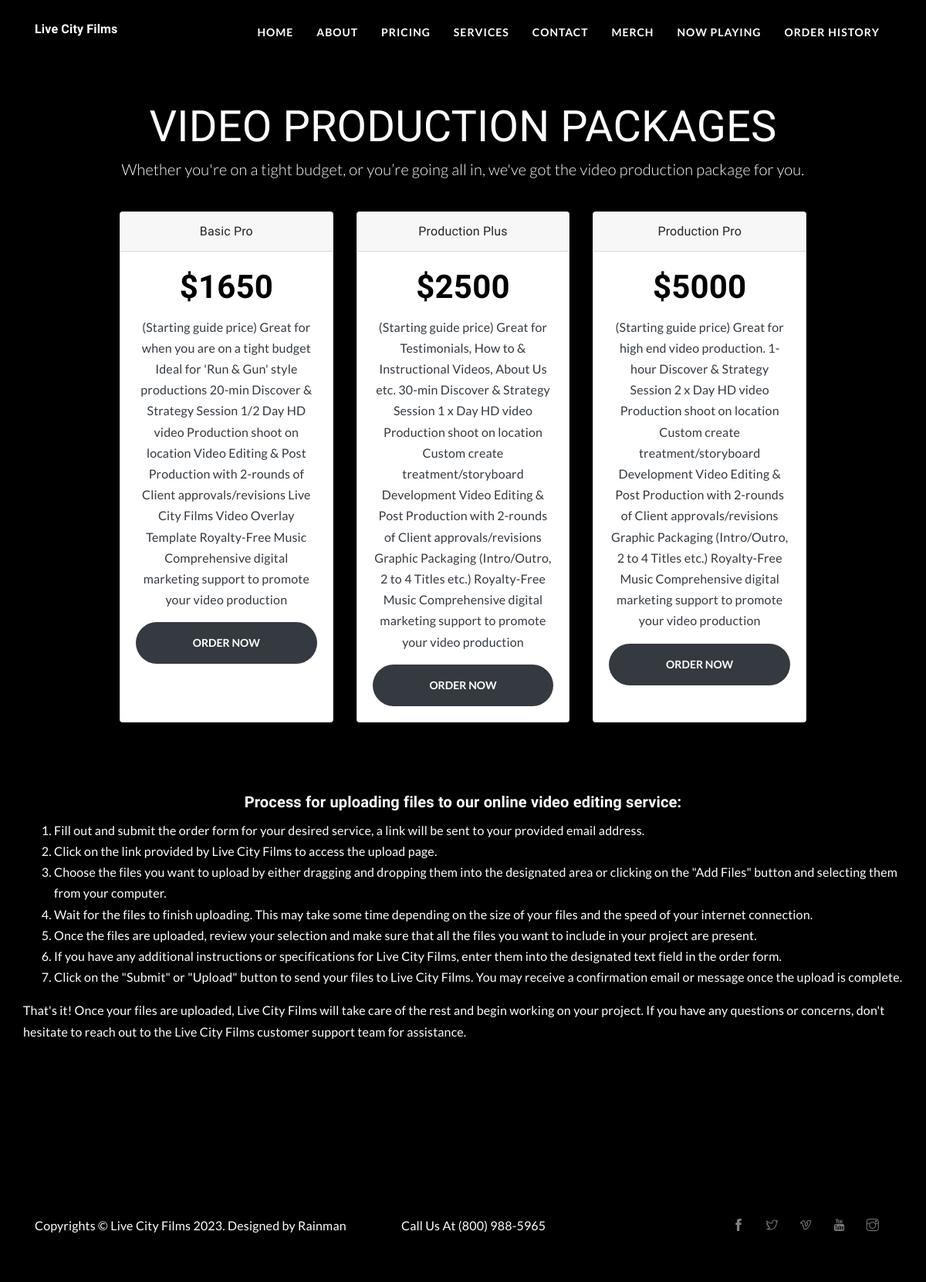
Page /pricing/ (signed in) on the committed database.
### films/models.py (models this page shows, shortened)
class Product(models.Model):
    id = models.BigAutoField(
        primary_key=True
    )
    name = models.CharField(
        max_length=70,
        verbose_name='Product Name'
    )
    description = models.TextField(
        max_length=800,
        verbose_name='Description'
    )
    price = models.FloatField(
        verbose_name='Price',
        validators=[
            validators.MinValueValidator(50),
            validators.MaxValueValidator(100000)
        ]
    )

### films/views.py (the view)
# urls.py: path('pricing/', Pricing.as_view(), name="pricing"),
class Pricing(TemplateView):
    model = Product
    template_name = "films/pricing.html"
    pk_url_kwarg = 'id'
    def get_context_data(self, **kwargs):
        products = Product.objects.all()
        context = super(Pricing,
                        self).get_context_data(**kwargs)
        context.update({
            "products": products,
        })
        return context

### films/templates/films/pricing.html (shortened to what this page needs)
{% extends 'films/base.html' %}
{% load static %}
{% block body %}
<body>
<section class=" portfolio">
	<div class="container hero">
		<div class="row mb-5 justify-content-center">
	      	<div class="col-10 text-center">
				<div class="pricing-header px-3 py-3 pt-md-5 pb-md-4 mx-auto text-center">
					<h1 class="display-4">VIDEO PRODUCTION PACKAGES</h1>
					<p class="lead">Whether you're on a tight budget, or you’re going all in, we've got the video production package for you.</p>
				  </div>
				  <div class="container">
					<div class="card-deck mb-3 text-center">
						{% for product in products %}
					  <div class="card mb-4 box-shadow">
						<div class="card-header">
						  <h5 class="my-0 font-weight-normal">{{ product.name }}</h5>
						</div>
						<div class="card-body d-flex flex-column">
						  <h2 class="card-title pricing-card-title">${{ product.price|floatformat  }} </h2>
						   <p class="text-center text-dark">{{ product.description}}</p>
						  <form action="{% url 'films:create-checkout-session' product.id %}" method="POST">
						  <button type="submit" class="btn btn-lg btn-block btn-dark">ORDER NOW</button>
						  </form>
						</div>
					  </div>
					  {% endfor %}
					</div>
	      	</div>
    	</div>
		<h4 class="mt-5">Process for uploading files to our online video editing service:</h4>
		<ol style="color:white;">
			<li>Fill out and submit the order form for your desired service, a link will be sent to your provided email address.</li>
			<li>Click on the link provided by Live City Films to access the upload page.</li>
			<li>Choose the files you want to upload by either dragging and dropping them into the designated area or clicking on the "Add Files" button and selecting them from your computer.</li>
			<li>Wait for the files to finish uploading. This may take some time depending on the size of your files and the speed of your internet connection.</li>
			<li>Once the files are uploaded, review your selection and make sure that all the files you want to include in your project are present.</li>
			<li>If you have any additional instructions or specifications for Live City Films, enter them into the designated text field in the order form.</li>
			<li>Click on the "Submit" or "Upload" button to send your files to Live City Films. You may receive a confirmation email or message once the upload is complete.</li>
		</ol>
		<p>That's it! Once your files are uploaded, Live City Films will take care of the rest and begin working on your project. If you have any questions or concerns, don't hesitate to reach out to the Live City Films customer support team for assistance.</p>
	</div>
</section>
{% endblock %}

### films/static/css/style.css (style rules this page uses)
html { overflow-x: hidden; }
body { font-family: "Lato", sans-serif; -webkit-font-smoothing: antialiased; font-size: 16px; font-weight: 400; letter-spacing: 0.166667px; line-height: 1.7em; background-color:black; }
p { color:white; }
h1, .h1, h2, .h2, h3, .h3, h4, .h4, h5, .h5, h6, .h6 { font-family: "Work Sans", sans-serif; font-weight: 600; }
h1, .h1 { font-size: 45px; text-transform: none; color: White; }
h2, .h2 { font-size: 42px; line-height: 52px; color: black; }
h4, .h4 { font-size: 20px; line-height: 30px; color: white; }
h5, .h5 { font-size: 16px; line-height: 26px; }
.btn { padding: 18px 38px; border: 2px solid transparent; text-transform: uppercase; border-radius: 0px; font-size: 14px; line-height: 14px; font-weight: 600; box-shadow: rgb(153, 153, 153) 0px 0px 0px 0px; }
.portfolio { padding-bottom: 100px; }

### films/templates/films/pricing.html (style rules this page uses)
.btn { top: 36rem; left: 0rem; border-radius: 3rem; }

### rows in the picture
Product: name "Basic Pro", price "1650", description "(Starting guide price) Great for when you are on a tight budget Ideal for 'Run & Gun' style productions 20-min Discover & Strategy Session 1/2 Day HD video Production shoot on location Video Editing & Post Production with 2-rounds of Client approvals/revisions Live City Films Video Overlay Template Royalty-Free Music Comprehensive digital marketing support to promote your video production"
Product: name "Production Plus", price "2500", description "(Starting guide price) Great for Testimonials, How to & Instructional Videos, About Us etc. 30-min Discover & Strategy Session 1 x Day HD video Production shoot on location Custom create treatment/storyboard Development Video Editing & Post Production with 2-rounds of Client approvals/revisions Graphic Packaging (Intro/Outro, 2 to 4 Titles etc.) Royalty-Free Music Comprehensive digital marketing support to promote your video production"
Product: name "Production Pro", price "5000", description "(Starting guide price) Great for high end video production. 1-hour Discover & Strategy Session 2 x Day HD video Production shoot on location Custom create treatment/storyboard Development Video Editing & Post Production with 2-rounds of Client approvals/revisions Graphic Packaging (Intro/Outro, 2 to 4 Titles etc.) Royalty-Free Music Comprehensive digital marketing support to promote your video production"
